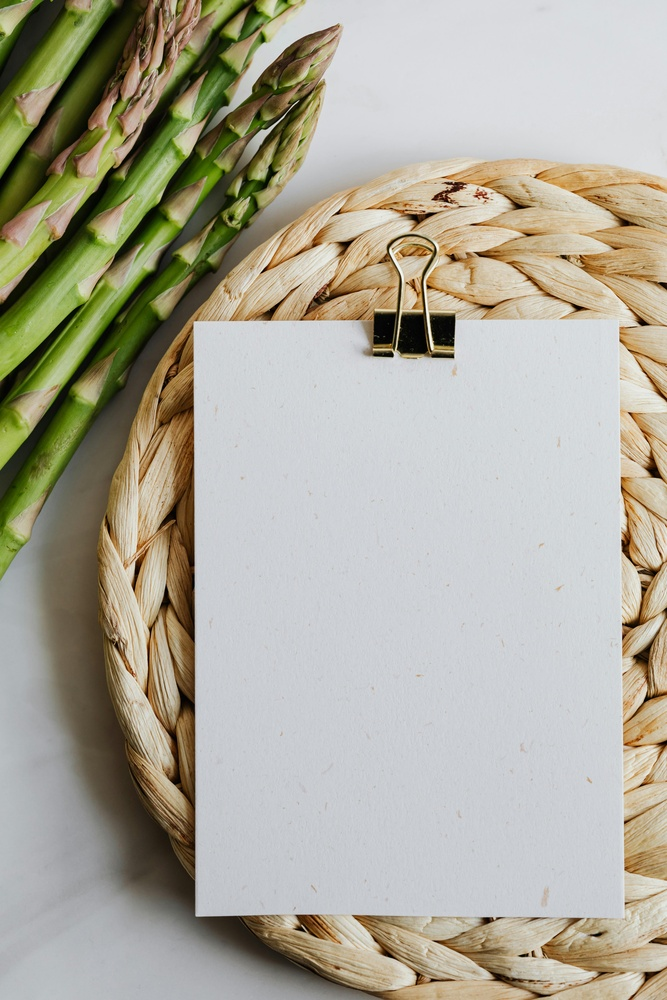
#> input picture test/images/pexels-karolina-grabowska-4032977.jpg, 667 x 1000 px, shrunk from 4480 x 6720 before the run; its folder holds only this picture in this run
$ jupyter execute --allow-errors script.ipynb
#> lines starting #> are read from the running program, lines starting #| are printed output that depends on the picture
### image_handler.py
import cv2
import numpy as np
import os

IMAGE_DEBUG = False
class ImageHandler:
    """
    A class to handle image processing tasks, including loading images, detecting text areas,
    and adding text to specified regions.
    """

    def __init__(self, image_path=None, image: np.ndarray = None, text_area: np.ndarray = None,
                 text_area_func=None, text_area_func_args=None, generate_text_func=None):
        """
        Initializes the ImageHandler with an image or image path and optional text area information.
        """
        self._initialize_image(image_path, image)
        self.text_area_func_args = text_area_func_args or {}
        self._initialize_text_area(text_area, text_area_func, generate_text_func)
        self.word_boxes = []
        self.words = []
        if IMAGE_DEBUG:
            print("Image loaded successfully.")

    def _initialize_image(self, image_path, image):
        if image_path:
            self.image = self._load_image(image_path)
        elif isinstance(image, np.ndarray):
            self.image = image
        else:
            raise ValueError("Either image_path or image must be provided.")

    # [17 lines left out: functions _initialize_text_area, _validate_text_area_func, not called in this run]

    def get_num_boxes(self):
        """Returns the number of detected text areas."""
        return self.text_area.shape[0]

    # [7 lines left out: function set_texts, not called in this run]

    def _load_image(self, path):
        """Loads an image from the specified path."""
        return cv2.imread(path)

    def _to_grayscale(self, img):
        """Converts an image to grayscale."""
        return cv2.cvtColor(img, cv2.COLOR_BGR2GRAY)

    def _remove_noise(self, img):
        """Removes noise from an image using median blur."""
        return cv2.medianBlur(img, 3)

    # [4 lines left out: function _threshold, not called in this run]

    def set_text_area_manually(self, text_area: list):
        """Manually sets the text area coordinates."""
        self.text_area = text_area

    def set_text_area_function(self, func):
        """Sets a function to automatically detect text areas."""
        self.text_area_func = func

    # [107 lines left out: functions find_intersected_areas, keep_larger_intersected_areas, add_text_to_regions, _find_best_scale, _add_text_to_box, show_image, not called in this run]
# [27 lines that do not run on import are left out]

### test/script.ipynb
[cell 1]
from datasets import load_dataset
#> (the rest of this cell did not finish here and is left out)

[cell 2]
import pandas as pd
#> (the rest of this cell did not finish here and is left out)

#> (a cell that did not finish here is left out)

[cell 4]
import cv2
from glob import glob
import random
image_path = random.choice(glob('images/*'))
image = cv2.imread(image_path, cv2.IMREAD_GRAYSCALE)
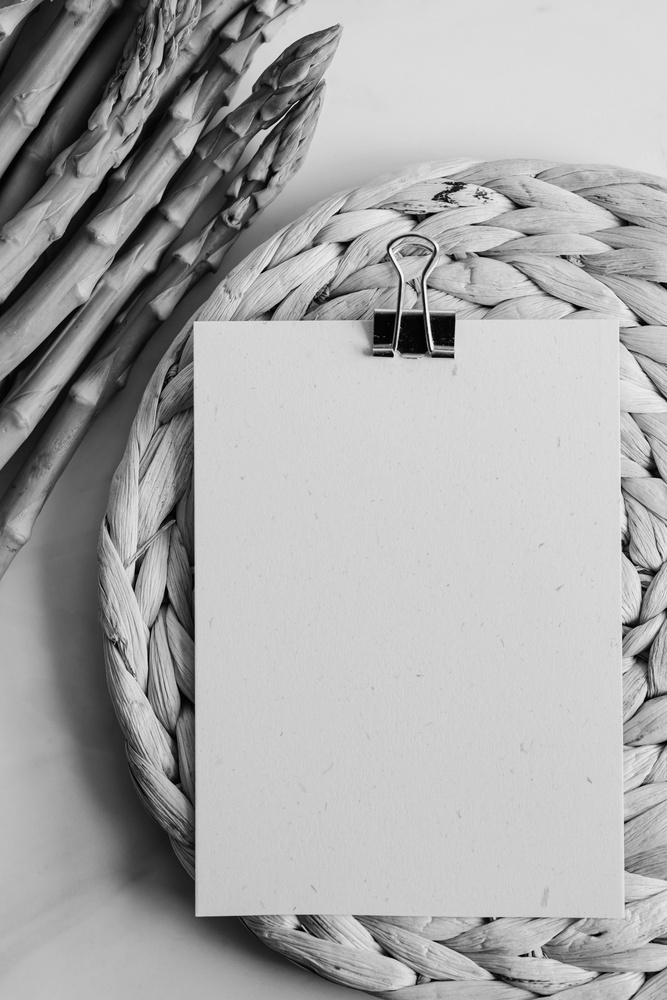
#> image: shape (1000, 667); min 0, max 254, mean 168.4

[cell 5]
edges = cv2.Canny(image, threshold1=100, threshold2=200)
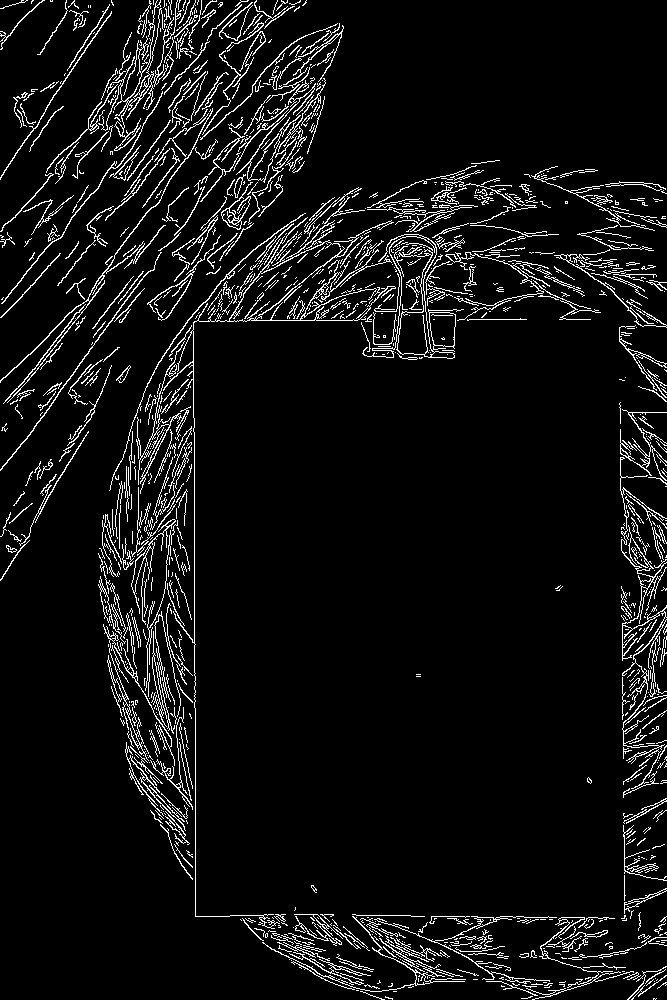
#> edges: shape (1000, 667); 6.6% white in thin lines or dots
edges
